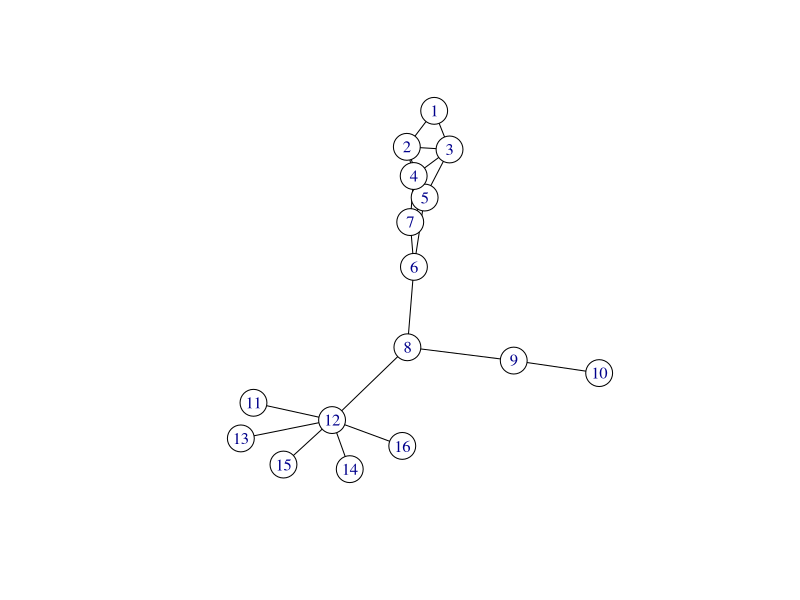
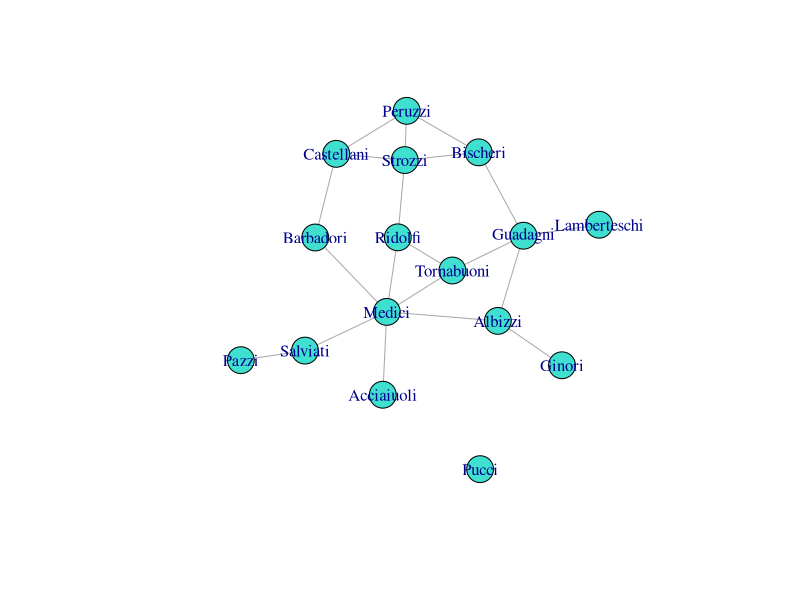

Here is the R script that generated these plots, in order: (Note: this script raises an error after producing the figures.)
## ---- chunk 1
options(
  htmltools.dir.version = FALSE, # for blogdown
  width = 80,
  tibble.width = 80
)

knitr::opts_chunk$set(package.startup.message = FALSE,
  fig.align = "center",  warning=FALSE,  echo=FALSE, message=FALSE
)

## ---- chunk 2

library(tidyr)
library(reshape2)
library(gridExtra)
library(dplyr)
library(igraph)
library(network)
library(magrittr)
library(ggplot2)
## ---- chunk 3
library(igraph)
library(sna)
el <- matrix( c("1", "2",
                "1", "3",
                "2","3",
                "3","5",
                "2","4",
                "2","5",
                "3","4",
                "4","5",
                "4","7",
                "6","5",
                "5","7",
                "6","7",
                "6","8",
                "8","9",
                "9","10",
                "8","12",
                "11","12",
                "12","13",
                "12","14",
                "12","15",
                "12","16"), nc = 2, byrow = TRUE)
g<-graph_from_edgelist(el, directed=F)
set.seed(1598)
plot(g,  edge.arrow.size=1, edge.color="black", vertex.color="white")

## ---- chunk 4
library(igraph)
library(network)
data(flo)
g = graph_from_adjacency_matrix(flo, mode='undirected', diag=FALSE)
set.seed(6886)
plot(g, vertex.size=15,vertex.color="turquoise")
## ---- chunk 5
as.matrix(flo)[1:16,1:6]
## ---- chunk 6
knitr::include_graphics('images/comparisonCentrality.png')
## ---- chunk 7
knitr::include_graphics('images/comparisonCentralityTable.png')
## ---- chunk 8
# load datasets
data(flo) #this dataset is available from the -network- package
flo[1:5,1:5]
## ---- chunk 9
sort(igraph::degree(g), decreasing=TRUE)[1:6]
sort(igraph::closeness(g), decreasing=TRUE)[1:6]
sort(igraph::betweenness(g), decreasing=TRUE)[1:6]
sort(igraph::eigen_centrality(g)$vector, decreasing=TRUE)[1:6]
